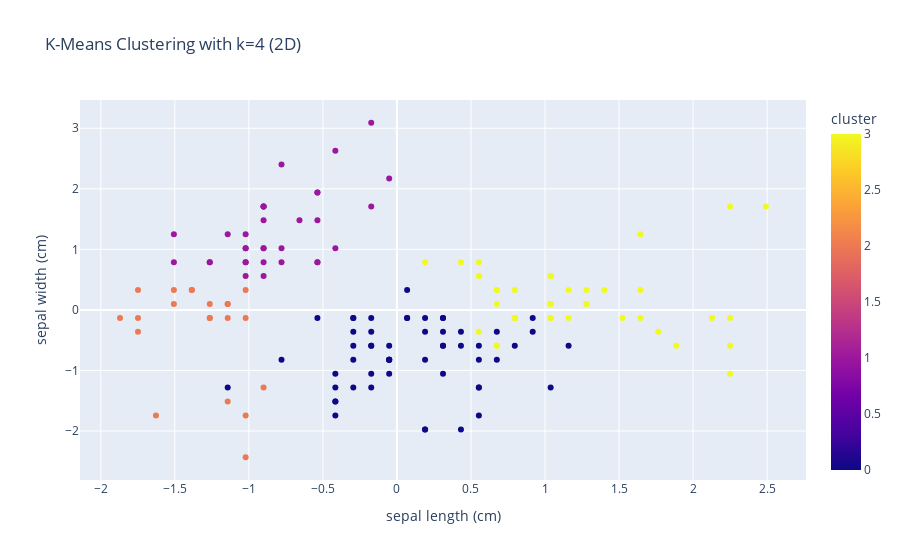
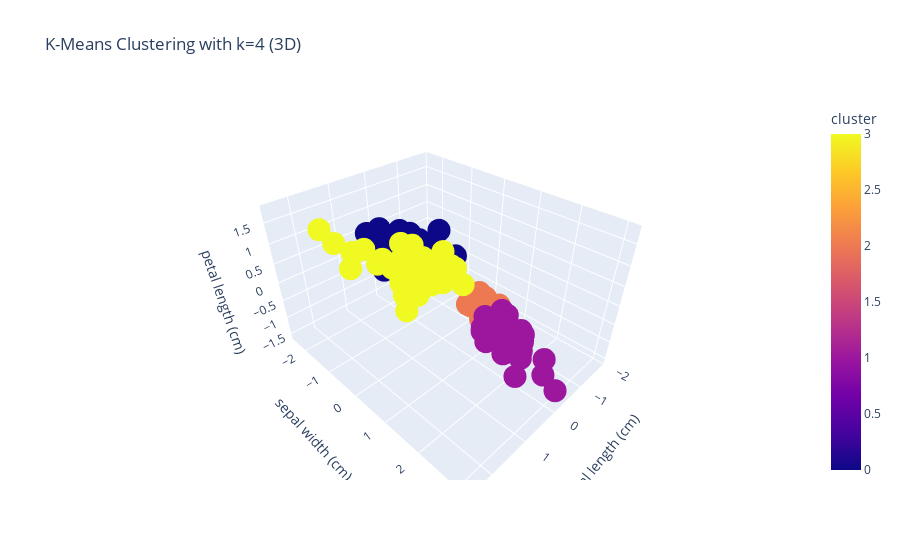

The notebook cell these images were saved under, in order:
### Code cell
# Apply k-means clustering for k=2, 3, and 4 and visualize the results

k=4
kmeans = KMeans(n_clusters=k, random_state=42)
clustering_df = iris_scaled_df[[col for col in iris_scaled_df.columns if col != 'target']]
iris_scaled_df['cluster'] = kmeans.fit_predict(clustering_df)

# 2D scatter plot
scatter_2d_fig = px.scatter(iris_scaled_df, x=iris.feature_names[0], y=iris.feature_names[1], color='cluster',
                            title=f'K-Means Clustering with k={k} (2D)')
scatter_2d_fig.show()

# 3D scatter plot
scatter_3d_fig = px.scatter_3d(iris_scaled_df, x=iris.feature_names[0], y=iris.feature_names[1],
                                z=iris.feature_names[2], color='cluster',
                                title=f'K-Means Clustering with k={k} (3D)')
scatter_3d_fig.show()

### Figure 1 — Plotly figure (JSON) as saved in the notebook; plotly's stock layout.template omitted (floating-point values rounded to 4 significant figures; data arrays with more than 128 entries replaced by an {"elided": "..."} marker saying what was removed)
{"data": [{"hovertemplate": "sepal length (cm)=%{x}<br>sepal width (cm)=%{y}<br>cluster=%{marker.color}<extra></extra>", "legendgroup": "", "marker": {"color": {"elided": "150 int values"}, "coloraxis": "coloraxis", "symbol": "circle"}, "mode": "markers", "name": "", "orientation": "v", "showlegend": false, "type": "scatter", "x": {"elided": "150 float values"}, "xaxis": "x", "y": {"elided": "150 float values"}, "yaxis": "y"}], "layout": {"coloraxis": {"colorbar": {"title": {"text": "cluster"}}, "colorscale": [[0, "#0d0887"], [0.1111, "#46039f"], [0.2222, "#7201a8"], [0.3333, "#9c179e"], [0.4444, "#bd3786"], [0.5556, "#d8576b"], [0.6667, "#ed7953"], [0.7778, "#fb9f3a"], [0.8889, "#fdca26"], [1, "#f0f921"]]}, "legend": {"tracegroupgap": 0}, "title": {"text": "K-Means Clustering with k=4 (2D)"}, "xaxis": {"anchor": "y", "domain": [0, 1], "title": {"text": "sepal length (cm)"}}, "yaxis": {"anchor": "x", "domain": [0, 1], "title": {"text": "sepal width (cm)"}}}}

### Figure 2 — Plotly figure (JSON) as saved in the notebook; plotly's stock layout.template omitted (floating-point values rounded to 4 significant figures; data arrays with more than 128 entries replaced by an {"elided": "..."} marker saying what was removed)
{"data": [{"hovertemplate": "sepal length (cm)=%{x}<br>sepal width (cm)=%{y}<br>petal length (cm)=%{z}<br>cluster=%{marker.color}<extra></extra>", "legendgroup": "", "marker": {"color": {"elided": "150 int values"}, "coloraxis": "coloraxis", "symbol": "circle"}, "mode": "markers", "name": "", "scene": "scene", "showlegend": false, "type": "scatter3d", "x": {"elided": "150 float values"}, "y": {"elided": "150 float values"}, "z": {"elided": "150 float values"}}], "layout": {"coloraxis": {"colorbar": {"title": {"text": "cluster"}}, "colorscale": [[0, "#0d0887"], [0.1111, "#46039f"], [0.2222, "#7201a8"], [0.3333, "#9c179e"], [0.4444, "#bd3786"], [0.5556, "#d8576b"], [0.6667, "#ed7953"], [0.7778, "#fb9f3a"], [0.8889, "#fdca26"], [1, "#f0f921"]]}, "legend": {"tracegroupgap": 0}, "scene": {"domain": {"x": [0, 1], "y": [0, 1]}, "xaxis": {"title": {"text": "sepal length (cm)"}}, "yaxis": {"title": {"text": "sepal width (cm)"}}, "zaxis": {"title": {"text": "petal length (cm)"}}}, "title": {"text": "K-Means Clustering with k=4 (3D)"}}}
